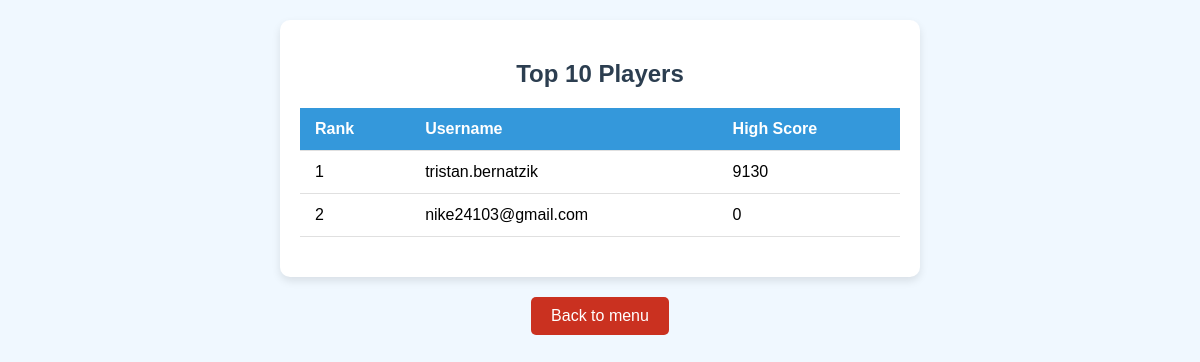
The page /leaderboard on the database as committed earlier.
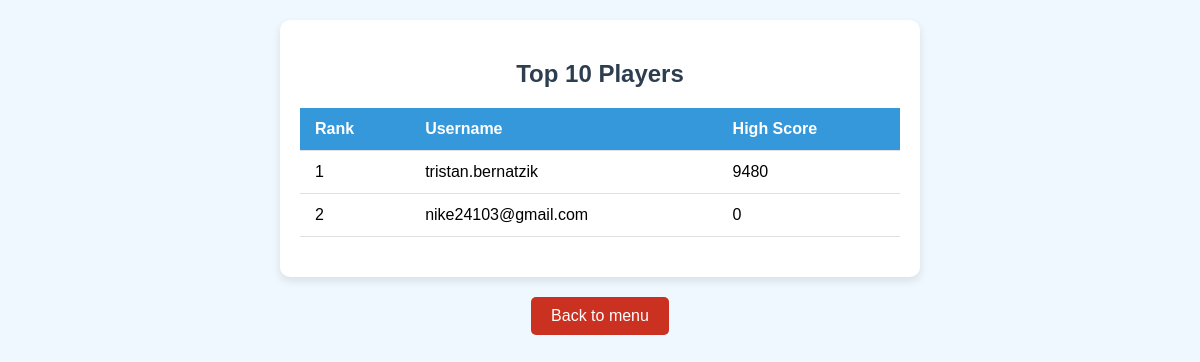
The same page on the database as committed later.
### app.py (models this page shows, shortened)
class User(UserMixin, db.Model):
    id = db.Column(db.Integer, primary_key=True)
    username = db.Column(db.String(150), unique=True, nullable=False)
    password_hash = db.Column(db.String(150), nullable=False)
    high_score = db.Column(db.Integer, default=0)

### app.py (the view)
@app.route('/leaderboard')
def leaderboard():
    top_users = User.query.order_by(User.high_score.desc()).limit(10).all()
    return render_template('leaderboard.html', users=top_users)

### templates/leaderboard.html (shortened to what this page needs)
<!DOCTYPE html>
<html lang="en">
<head>
    <link rel="stylesheet" href="/static/css/styles.css">
</head>
<body>
    <div class="leaderboard-container">
        <h2 class="leaderboard-title">Top 10 Players</h2>
        {% if users %}
            <table class="leaderboard-table">
                <thead>
                    <tr>
                        <th>Rank</th>
                        <th>Username</th>
                        <th>High Score</th>
                    </tr>
                </thead>
                <tbody>
                    {% for user in users %}
                        <tr class="{% if loop.index == 1 %}rank-1{% elif loop.index == 2 %}rank-2{% elif loop.index == 3 %}rank-3{% endif %}">
                            <td>{{ loop.index }}</td>
                            <td>{{ user.username }}</td>
                            <td>{{ user.high_score }}</td>
                        </tr>
                    {% endfor %}
                </tbody>
            </table>
        {% endif %}
    </div>
    <div class="controls">
        <a href="/">
            <button type="submit">Back to menu</button>
        </a>
    </div>
</body>
</html>

Rows that differ between the two databases and show on the page:
changed User "tristan.bernatzik": high_score "9130" → "9480"
